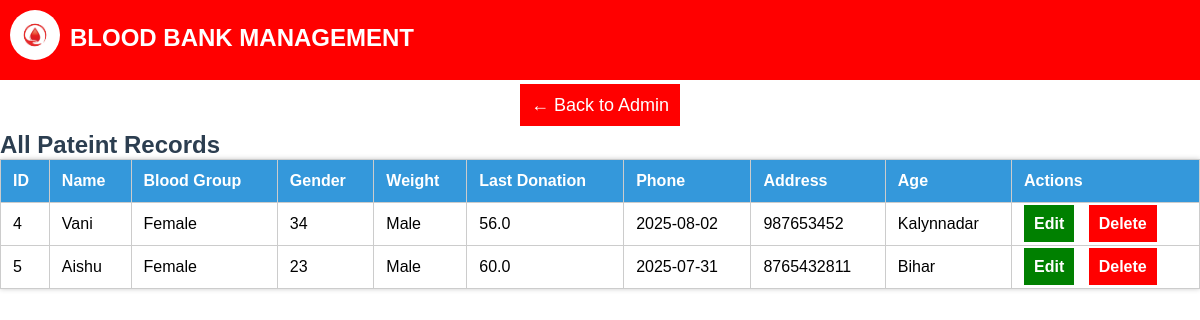
/manage_patient, run on an earlier commit of the app's database.
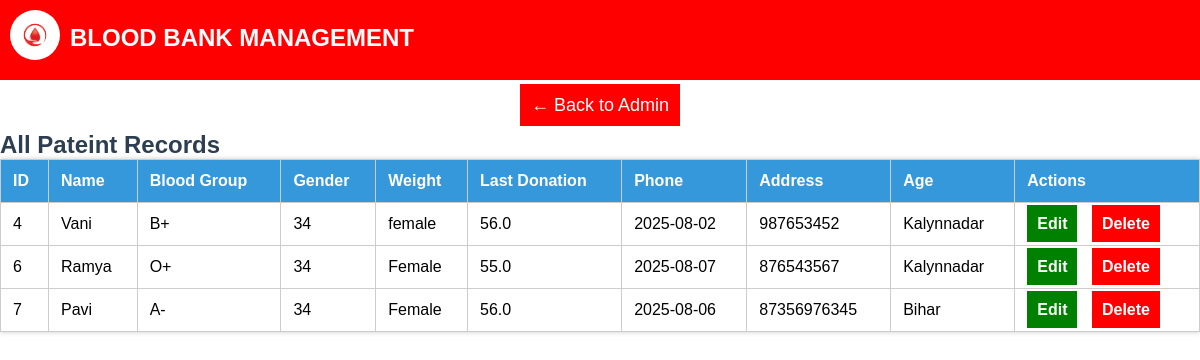
And on a later commit of the database.
### tables this page shows
CREATE TABLE patient (
            patient_id INTEGER PRIMARY KEY AUTOINCREMENT,
            name TEXT NOT NULL,
            blood_group TEXT NOT NULL,
            age INTEGER NOT NULL,
            gender TEXT NOT NULL,
            weight REAL NOT NULL,
            requested_date TEXT NOT NULL,
            phone_number TEXT NOT NULL,
            address TEXT NOT NULL
        );

### app.py (the view)
@app.route('/manage_patient')
def manage_patient():
    print("Manage patient route called")
    conn = sqlite3.connect('database.db')
    cur = conn.cursor()
    cur.execute("SELECT * FROM patient")
    patient = cur.fetchall()
    conn.close()
    print("Retreved pateint: ", len(patient))
    return render_template('Manage_patient.html', patient=patient)

### templates/Manage_patient.html (shortened to what this page needs)
<!DOCTYPE html>
<html>
<head>
    <link rel="stylesheet" href="{{ url_for('static', filename='style1.css') }}">
</head>
<body>
     <div class="navbar">
        <p><span><img src="{{ url_for('static', filename='images/logo.png')}}" alt=""></span> <h2>BLOOD BANK MANAGEMENT</h2></p>
    </div>
    <div style="text-align: center; margin: 15px;">
        <a href="{{ url_for('admin') }}" style="font-size: 18px; text-decoration: none; color: white; border: 1px solid red; padding: 10px; background-color: red;">← Back to Admin</a>
    </div>
    <h2>All Pateint Records</h2>
    <div class="container">
        <table border="1" cellpadding="10" cellspacing="0">
            <thead>
                <tr>
                    <th>ID</th><th>Name</th><th>Blood Group</th><th>Gender</th><th>Weight</th>
                    <th>Last Donation</th><th>Phone</th><th>Address</th><th>Age</th><th>Actions</th>
                </tr>
            </thead>
            <tbody>
                {% for patient in patient %}
                <tr>
                    <td>{{ patient[0] }}</td>
                    <td>{{ patient[1] }}</td>
                    <td>{{ patient[2] }}</td>
                    <td>{{ patient[3] }}</td>
                    <td>{{ patient[4] }}</td>
                    <td>{{ patient[5] }}</td>
                    <td>{{ patient[6] }}</td>
                    <td>{{ patient[7] }}</td>
                    <td>{{ patient[8] }}</td>
                    <td>
                        <a href="/edit_patient/{{ patient[0] }}" style="color: white; padding: 10px;background-color: green; text-decoration: none;">Edit</a>
                        <a href="/delete_patient/{{ patient[0] }}" onclick="return confirem('Are you sure you want to delete {{ patient[1] }}?')" style="color: white; padding: 10px;background-color: red; text-decoration: none; margin-left: 10px;">Delete</a>
                    </td>
                </tr>
                {% endfor %}
            </tbody>
        </table>
    </div>
</body>
</html>

What changed in the data, as far as the page shows it:
removed patient: patient_id "5", name "Aishu", blood_group "Female", age "23", gender "Male", weight "60.0", requested_date "2025-07-31", phone_number "8765432811", address "Bihar"
changed patient "Vani": blood_group "Female" → "B+"; gender "Male" → "female"
added patient: patient_id "6", name "Ramya", blood_group "O+", age "34", gender "Female", weight "55.0", requested_date "2025-08-07", phone_number "876543567", address "Kalynnadar"
added patient: patient_id "7", name "Pavi", blood_group "A-", age "34", gender "Female", weight "56.0", requested_date "2025-08-06", phone_number "87356976345", address "Bihar"
